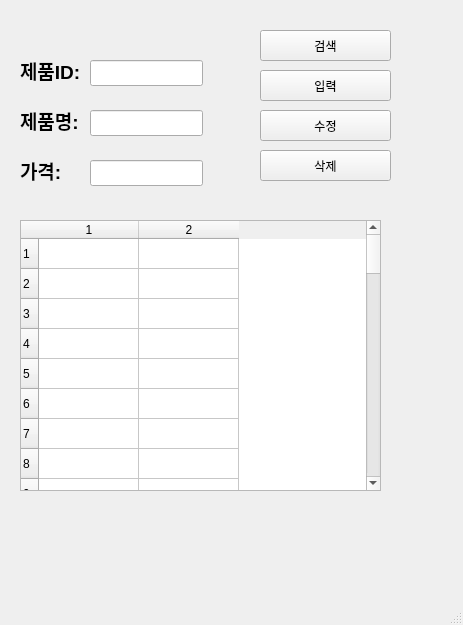
<?xml version="1.0" encoding="UTF-8"?>
<ui version="4.0">
 <class>MainWindow</class>
 <widget class="QMainWindow" name="MainWindow">
  <property name="geometry">
   <rect>
    <x>0</x>
    <y>0</y>
    <width>463</width>
    <height>625</height>
   </rect>
  </property>
  <property name="windowTitle">
   <string>MainWindow</string>
  </property>
  <widget class="QWidget" name="centralwidget">
   <widget class="QLabel" name="label">
    <property name="geometry">
     <rect>
      <x>20</x>
      <y>50</y>
      <width>71</width>
      <height>41</height>
     </rect>
    </property>
    <property name="font">
     <font>
      <pointsize>14</pointsize>
      <bold>true</bold>
     </font>
    </property>
    <property name="text">
     <string>제품ID:</string>
    </property>
   </widget>
   <widget class="QLabel" name="label_2">
    <property name="geometry">
     <rect>
      <x>20</x>
      <y>100</y>
      <width>71</width>
      <height>41</height>
     </rect>
    </property>
    <property name="font">
     <font>
      <pointsize>14</pointsize>
      <bold>true</bold>
     </font>
    </property>
    <property name="text">
     <string>제품명:</string>
    </property>
   </widget>
   <widget class="QLabel" name="label_3">
    <property name="geometry">
     <rect>
      <x>20</x>
      <y>150</y>
      <width>71</width>
      <height>41</height>
     </rect>
    </property>
    <property name="font">
     <font>
      <pointsize>14</pointsize>
      <bold>true</bold>
     </font>
    </property>
    <property name="text">
     <string>가격:</string>
    </property>
   </widget>
   <widget class="QPushButton" name="pushButton">
    <property name="geometry">
     <rect>
      <x>260</x>
      <y>30</y>
      <width>131</width>
      <height>31</height>
     </rect>
    </property>
    <property name="text">
     <string>검색</string>
    </property>
   </widget>
   <widget class="QPushButton" name="pushButton_2">
    <property name="geometry">
     <rect>
      <x>260</x>
      <y>70</y>
      <width>131</width>
      <height>31</height>
     </rect>
    </property>
    <property name="text">
     <string>입력</string>
    </property>
   </widget>
   <widget class="QPushButton" name="pushButton_3">
    <property name="geometry">
     <rect>
      <x>260</x>
      <y>110</y>
      <width>131</width>
      <height>31</height>
     </rect>
    </property>
    <property name="text">
     <string>수정</string>
    </property>
   </widget>
   <widget class="QPushButton" name="pushButton_4">
    <property name="geometry">
     <rect>
      <x>260</x>
      <y>150</y>
      <width>131</width>
      <height>31</height>
     </rect>
    </property>
    <property name="text">
     <string>삭제</string>
    </property>
   </widget>
   <widget class="QLineEdit" name="lineEdit">
    <property name="geometry">
     <rect>
      <x>90</x>
      <y>60</y>
      <width>113</width>
      <height>26</height>
     </rect>
    </property>
   </widget>
   <widget class="QLineEdit" name="lineEdit_2">
    <property name="geometry">
     <rect>
      <x>90</x>
      <y>110</y>
      <width>113</width>
      <height>26</height>
     </rect>
    </property>
   </widget>
   <widget class="QLineEdit" name="lineEdit_3">
    <property name="geometry">
     <rect>
      <x>90</x>
      <y>160</y>
      <width>113</width>
      <height>26</height>
     </rect>
    </property>
   </widget>
   <widget class="QTableWidget" name="tableWidget">
    <property name="geometry">
     <rect>
      <x>20</x>
      <y>220</y>
      <width>361</width>
      <height>271</height>
     </rect>
    </property>
    <property name="rowCount">
     <number>50</number>
    </property>
    <property name="columnCount">
     <number>2</number>
    </property>
    <row/>
    <row/>
    <row/>
    <row/>
    <row/>
    <row/>
    <row/>
    <row/>
    <row/>
    <row/>
    <row/>
    <row/>
    <row/>
    <row/>
    <row/>
    <row/>
    <row/>
    <row/>
    <row/>
    <row/>
    <row/>
    <row/>
    <row/>
    <row/>
    <row/>
    <row/>
    <row/>
    <row/>
    <row/>
    <row/>
    <row/>
    <row/>
    <row/>
    <row/>
    <row/>
    <row/>
    <row/>
    <row/>
    <row/>
    <row/>
    <row/>
    <row/>
    <row/>
    <row/>
    <row/>
    <row/>
    <row/>
    <row/>
    <row/>
    <row/>
    <column/>
    <column/>
   </widget>
  </widget>
  <widget class="QMenuBar" name="menubar">
   <property name="geometry">
    <rect>
     <x>0</x>
     <y>0</y>
     <width>463</width>
     <height>33</height>
    </rect>
   </property>
  </widget>
  <widget class="QStatusBar" name="statusbar"/>
 </widget>
 <resources/>
 <connections/>
</ui>
